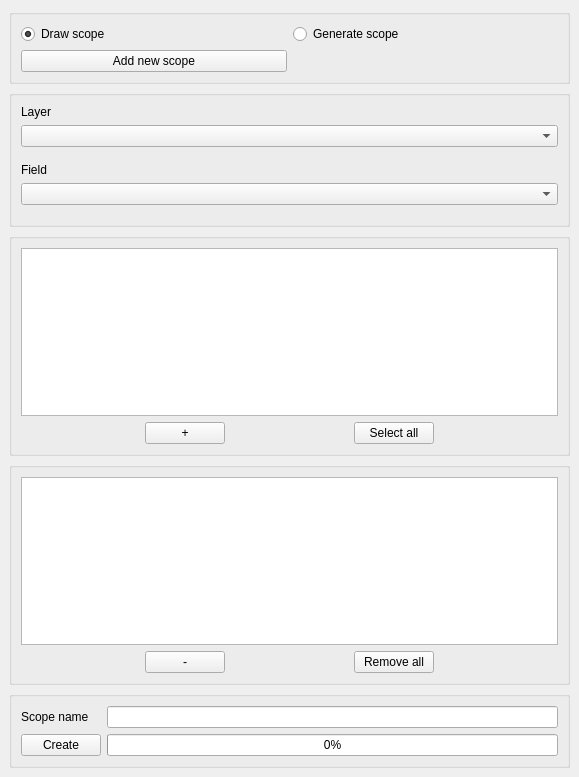
<?xml version="1.0" encoding="UTF-8"?>
<ui version="4.0">
 <class>DockWidget</class>
 <widget class="QDockWidget" name="DockWidget">
  <property name="geometry">
   <rect>
    <x>0</x>
    <y>0</y>
    <width>579</width>
    <height>777</height>
   </rect>
  </property>
  <property name="features">
   <set>QDockWidget::NoDockWidgetFeatures</set>
  </property>
  <property name="windowTitle">
   <string/>
  </property>
  <widget class="QWidget" name="dockWidgetContents">
   <layout class="QGridLayout" name="gridLayout_7">
    <item row="0" column="0">
     <widget class="QGroupBox" name="groupBox_5">
      <property name="title">
       <string/>
      </property>
      <layout class="QGridLayout" name="gridLayout_3">
       <item row="0" column="0">
        <widget class="QRadioButton" name="drawScope_radioButton">
         <property name="text">
          <string>Draw scope</string>
         </property>
         <property name="checked">
          <bool>true</bool>
         </property>
        </widget>
       </item>
       <item row="0" column="1">
        <widget class="QRadioButton" name="generateScope_radioButton">
         <property name="text">
          <string>Generate scope</string>
         </property>
        </widget>
       </item>
       <item row="1" column="0">
        <widget class="QPushButton" name="addPolygonLayer_pushButton">
         <property name="text">
          <string>Add new scope</string>
         </property>
        </widget>
       </item>
      </layout>
     </widget>
    </item>
    <item row="1" column="0">
     <layout class="QGridLayout" name="gridLayout">
      <item row="0" column="0">
       <widget class="QGroupBox" name="layerField_groupBox">
        <property name="title">
         <string/>
        </property>
        <layout class="QGridLayout" name="gridLayout_2">
         <item row="0" column="0">
          <widget class="QLabel" name="scope_label">
           <property name="text">
            <string>Layer</string>
           </property>
          </widget>
         </item>
         <item row="1" column="0">
          <widget class="QComboBox" name="scope_combobox"/>
         </item>
         <item row="2" column="0">
          <spacer name="verticalSpacer">
           <property name="orientation">
            <enum>Qt::Vertical</enum>
           </property>
           <property name="sizeType">
            <enum>QSizePolicy::Fixed</enum>
           </property>
           <property name="sizeHint" stdset="0">
            <size>
             <width>20</width>
             <height>10</height>
            </size>
           </property>
          </spacer>
         </item>
         <item row="3" column="0">
          <widget class="QLabel" name="field_label">
           <property name="text">
            <string>Field</string>
           </property>
          </widget>
         </item>
         <item row="4" column="0">
          <widget class="QComboBox" name="field_combobox"/>
         </item>
         <item row="5" column="0">
          <spacer name="verticalSpacer_2">
           <property name="orientation">
            <enum>Qt::Vertical</enum>
           </property>
           <property name="sizeType">
            <enum>QSizePolicy::Fixed</enum>
           </property>
           <property name="sizeHint" stdset="0">
            <size>
             <width>20</width>
             <height>10</height>
            </size>
           </property>
          </spacer>
         </item>
        </layout>
       </widget>
      </item>
      <item row="2" column="0">
       <widget class="QGroupBox" name="selectedAttributes_groupBox">
        <property name="title">
         <string/>
        </property>
        <layout class="QGridLayout" name="gridLayout_5">
         <item row="0" column="0" colspan="5">
          <widget class="QListWidget" name="toLayer_listWidget">
           <property name="sortingEnabled">
            <bool>true</bool>
           </property>
          </widget>
         </item>
         <item row="1" column="0">
          <spacer name="horizontalSpacer_4">
           <property name="orientation">
            <enum>Qt::Horizontal</enum>
           </property>
           <property name="sizeHint" stdset="0">
            <size>
             <width>103</width>
             <height>17</height>
            </size>
           </property>
          </spacer>
         </item>
         <item row="1" column="1">
          <widget class="QPushButton" name="remove_pushButton">
           <property name="text">
            <string>-</string>
           </property>
          </widget>
         </item>
         <item row="1" column="2">
          <spacer name="horizontalSpacer_5">
           <property name="orientation">
            <enum>Qt::Horizontal</enum>
           </property>
           <property name="sizeHint" stdset="0">
            <size>
             <width>102</width>
             <height>17</height>
            </size>
           </property>
          </spacer>
         </item>
         <item row="1" column="3">
          <widget class="QPushButton" name="removeAll_pushButton">
           <property name="text">
            <string>Remove all</string>
           </property>
          </widget>
         </item>
         <item row="1" column="4">
          <spacer name="horizontalSpacer_6">
           <property name="orientation">
            <enum>Qt::Horizontal</enum>
           </property>
           <property name="sizeHint" stdset="0">
            <size>
             <width>103</width>
             <height>17</height>
            </size>
           </property>
          </spacer>
         </item>
        </layout>
       </widget>
      </item>
      <item row="1" column="0">
       <widget class="QGroupBox" name="existingAttributes_groupBox">
        <property name="title">
         <string/>
        </property>
        <layout class="QGridLayout" name="gridLayout_6">
         <item row="0" column="0" colspan="5">
          <widget class="QListWidget" name="fromLayer_listWidget">
           <property name="sortingEnabled">
            <bool>true</bool>
           </property>
          </widget>
         </item>
         <item row="1" column="0">
          <spacer name="horizontalSpacer_2">
           <property name="orientation">
            <enum>Qt::Horizontal</enum>
           </property>
           <property name="sizeHint" stdset="0">
            <size>
             <width>91</width>
             <height>20</height>
            </size>
           </property>
          </spacer>
         </item>
         <item row="1" column="1">
          <widget class="QPushButton" name="select_pushButton">
           <property name="text">
            <string>+</string>
           </property>
          </widget>
         </item>
         <item row="1" column="2">
          <spacer name="horizontalSpacer">
           <property name="orientation">
            <enum>Qt::Horizontal</enum>
           </property>
           <property name="sizeHint" stdset="0">
            <size>
             <width>90</width>
             <height>20</height>
            </size>
           </property>
          </spacer>
         </item>
         <item row="1" column="3">
          <widget class="QPushButton" name="selectAll_pushButton">
           <property name="text">
            <string>Select all</string>
           </property>
          </widget>
         </item>
         <item row="1" column="4">
          <spacer name="horizontalSpacer_3">
           <property name="orientation">
            <enum>Qt::Horizontal</enum>
           </property>
           <property name="sizeHint" stdset="0">
            <size>
             <width>91</width>
             <height>20</height>
            </size>
           </property>
          </spacer>
         </item>
        </layout>
       </widget>
      </item>
     </layout>
    </item>
    <item row="2" column="0">
     <widget class="QGroupBox" name="groupBox_4">
      <property name="title">
       <string/>
      </property>
      <layout class="QGridLayout" name="gridLayout_4">
       <item row="0" column="0">
        <widget class="QLabel" name="scope_name_label">
         <property name="text">
          <string>Scope name</string>
         </property>
        </widget>
       </item>
       <item row="0" column="1">
        <widget class="QLineEdit" name="scope_name_lineEdit"/>
       </item>
       <item row="1" column="0">
        <widget class="QPushButton" name="ok_pushButton">
         <property name="text">
          <string>Create</string>
         </property>
        </widget>
       </item>
       <item row="1" column="1">
        <widget class="QProgressBar" name="progressBar">
         <property name="value">
          <number>0</number>
         </property>
         <property name="orientation">
          <enum>Qt::Horizontal</enum>
         </property>
         <property name="invertedAppearance">
          <bool>false</bool>
         </property>
        </widget>
       </item>
      </layout>
     </widget>
    </item>
    <item row="3" column="0">
     <spacer name="verticalSpacer_3">
      <property name="orientation">
       <enum>Qt::Vertical</enum>
      </property>
      <property name="sizeHint" stdset="0">
       <size>
        <width>20</width>
        <height>40</height>
       </size>
      </property>
     </spacer>
    </item>
   </layout>
  </widget>
 </widget>
 <resources/>
 <connections/>
</ui>
